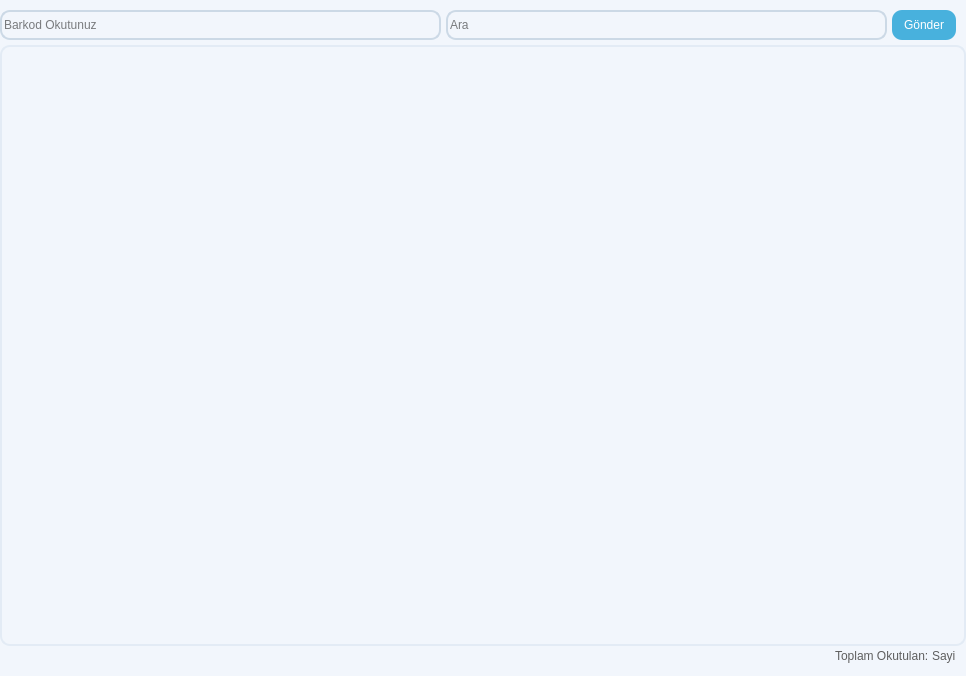
<?xml version="1.0" encoding="UTF-8"?>
<ui version="4.0">
 <class>Form</class>
 <widget class="QWidget" name="Form">
  <property name="geometry">
   <rect>
    <x>0</x>
    <y>0</y>
    <width>966</width>
    <height>676</height>
   </rect>
  </property>
  <property name="windowTitle">
   <string>İrsaliye Kontrol</string>
  </property>
  <property name="styleSheet">
   <string notr="true">QWidget{
  background-color: #f2f6fc;
}

QGroupBox{
	background-color: #f2f6fc;
	border-radius: 15px;
	margin-top: 15px;
	font: 9pt &quot;Segoe UI&quot;;
	color: #5f5f5f
}

QTableWidget {
    border: 2px solid #e3ebf5;
    border-radius: 10px;
    background-color: #f2f6fc;
}

QGroupBox::title {
    subcontrol-origin: margin;
    subcontrol-position: top center;
    padding: 5px 10px;
    background-color: #f2f6fc;
    border-radius: 7px;
    color: #5f5f5f;
}

QLabel{
	font: 9pt &quot;Segoe UI&quot;;
	color: #5f5f5f;
}

QLineEdit{
	background-color: transparent;
	border: 2px solid #ccd9e6;
	border-radius: 10px;
	font: 9 pt &quot;Segoe UI&quot; #5f5f5f;
}

QTextEdit{
	background-color: transparent;
	border: 2px solid #ccd9e6;
	border-radius: 10px;
	font: 9 pt &quot;Segoe UI&quot;;
}

QPushButton {
    background-color: #48B1DD;
    color: white;
    border: none;
    border-radius: 10px;
    padding: 6px 12px;
    font: 9pt &quot;Segoe UI&quot;;
}

QPushButton:hover {
    background-color: #007BFF;
}

QPushButton:pressed {
    background-color: #5F5F5F;
}
QComboBox {
    background-color: transparent;
    border: 2px solid #5f5f5f;
    border-radius: 10px;
    padding: 5px 8px;
    font: 9pt &quot;Segoe UI&quot;;
    color: #5f5f5f;
}

QComboBox::drop-down {
    subcontrol-origin: padding;
    subcontrol-position: top right;
    width: 25px;
    border-left: 1px solid #5f5f5f;
}


QComboBox QAbstractItemView {
    border: 2px solid #e3ebf5;
    selection-background-color: #e3ebf5;
    background-color: white;
    color: #5f5f5f;
    font: 9pt &quot;Segoe UI&quot;;
    border-radius: 5px;
}


</string>
  </property>
  <layout class="QVBoxLayout" name="verticalLayout">
   <property name="spacing">
    <number>0</number>
   </property>
   <property name="leftMargin">
    <number>0</number>
   </property>
   <property name="topMargin">
    <number>0</number>
   </property>
   <property name="rightMargin">
    <number>0</number>
   </property>
   <property name="bottomMargin">
    <number>0</number>
   </property>
   <item>
    <layout class="QHBoxLayout" name="horizontalLayout_2">
     <property name="spacing">
      <number>5</number>
     </property>
     <property name="topMargin">
      <number>10</number>
     </property>
     <property name="rightMargin">
      <number>10</number>
     </property>
     <property name="bottomMargin">
      <number>5</number>
     </property>
     <item>
      <widget class="QLineEdit" name="lineEditReadBarcode">
       <property name="minimumSize">
        <size>
         <width>0</width>
         <height>30</height>
        </size>
       </property>
       <property name="maximumSize">
        <size>
         <width>16777215</width>
         <height>30</height>
        </size>
       </property>
       <property name="placeholderText">
        <string>Barkod Okutunuz</string>
       </property>
      </widget>
     </item>
     <item>
      <widget class="QLineEdit" name="lineEditSearch">
       <property name="minimumSize">
        <size>
         <width>0</width>
         <height>30</height>
        </size>
       </property>
       <property name="maximumSize">
        <size>
         <width>16777215</width>
         <height>30</height>
        </size>
       </property>
       <property name="placeholderText">
        <string>Ara</string>
       </property>
      </widget>
     </item>
     <item>
      <widget class="QPushButton" name="pushButtonSend">
       <property name="minimumSize">
        <size>
         <width>0</width>
         <height>30</height>
        </size>
       </property>
       <property name="maximumSize">
        <size>
         <width>16777215</width>
         <height>30</height>
        </size>
       </property>
       <property name="text">
        <string>Gönder</string>
       </property>
      </widget>
     </item>
    </layout>
   </item>
   <item>
    <widget class="QTableWidget" name="tableWidgetReadedOrder"/>
   </item>
   <item>
    <layout class="QHBoxLayout" name="horizontalLayout_3">
     <property name="spacing">
      <number>0</number>
     </property>
     <property name="bottomMargin">
      <number>10</number>
     </property>
     <item>
      <spacer name="horizontalSpacer">
       <property name="orientation">
        <enum>Qt::Horizontal</enum>
       </property>
       <property name="sizeHint" stdset="0">
        <size>
         <width>558</width>
         <height>20</height>
        </size>
       </property>
      </spacer>
     </item>
     <item>
      <layout class="QHBoxLayout" name="horizontalLayout">
       <property name="spacing">
        <number>0</number>
       </property>
       <property name="rightMargin">
        <number>10</number>
       </property>
       <item>
        <widget class="QLabel" name="label">
         <property name="text">
          <string>Toplam Okutulan: </string>
         </property>
        </widget>
       </item>
       <item>
        <widget class="QLabel" name="labelCount">
         <property name="text">
          <string>Sayi</string>
         </property>
        </widget>
       </item>
      </layout>
     </item>
    </layout>
   </item>
  </layout>
 </widget>
 <resources/>
 <connections/>
</ui>
